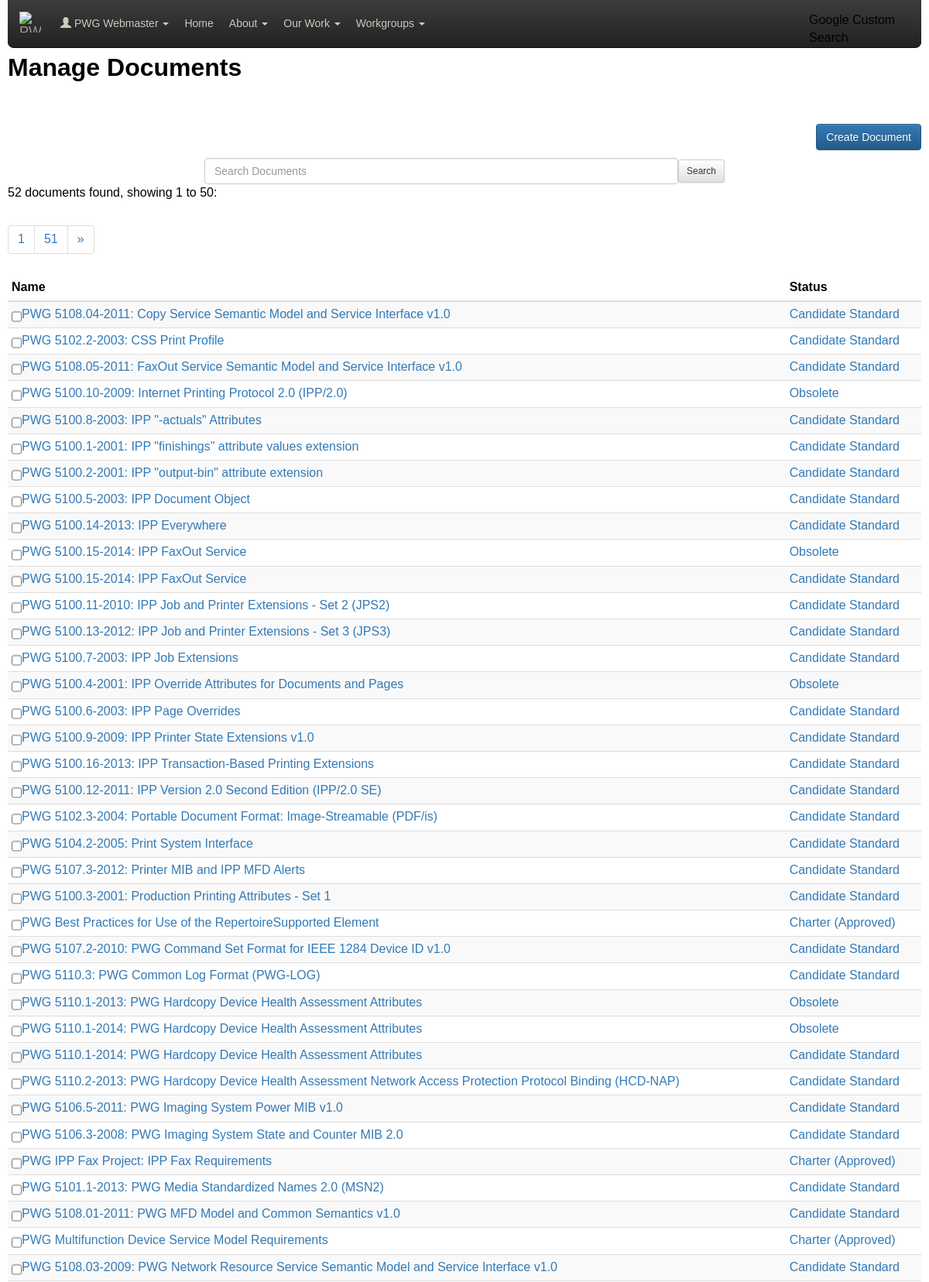
The app's page /documents.php (signed in, upper part) with its own data.
### tables this page shows
CREATE TABLE user (
  id INTEGER PRIMARY KEY AUTO_INCREMENT, 
  status INTEGER DEFAULT 1,		 
  email VARCHAR(255) UNIQUE NOT NULL,	 
  name VARCHAR(255) NOT NULL,		 
  organization_id INTEGER NOT NULL,	 
  hash CHAR(128) NOT NULL,		 
  is_admin BOOLEAN DEFAULT FALSE,	 
  is_editor BOOLEAN DEFAULT FALSE,	 
  is_member BOOLEAN DEFAULT FALSE,	 
  timezone VARCHAR(255) NOT NULL,	 
  itemsperpage INTEGER DEFAULT 10 NOT NULL,
					 
  create_date DATETIME NOT NULL,	 
  create_id INTEGER,			 
  modify_date DATETIME NOT NULL,	 
  modify_id INTEGER,			 

  INDEX(organization_id),
  INDEX(create_id),
  INDEX(modify_id)
);

CREATE TABLE document (
  id INTEGER PRIMARY KEY AUTO_INCREMENT, 
  replaces_id INTEGER,			 
  workgroup_id INTEGER,			 
  status INTEGER,			 
					 
					 
					 
					 
					 
					 
					 
					 
					 
					 
  series INTEGER NOT NULL,		 
  number INTEGER NOT NULL,		 
  version VARCHAR(255) NOT NULL,	 
  title VARCHAR(255) NOT NULL,		 
  contents TEXT NOT NULL,		 
  editable_url VARCHAR(255) NOT NULL,	 
  clean_url VARCHAR(255) NOT NULL,	 
  redline_url VARCHAR(255) NOT NULL,	 
  create_date DATETIME NOT NULL,	 
  create_id INTEGER NOT NULL,		 
  modify_date DATETIME NOT NULL,	 
  modify_id INTEGER NOT NULL,		 

  INDEX(workgroup_id),
  INDEX(status),
  INDEX(create_id),
  INDEX(modify_id)
);

### documents.php (the view, shortened to what the rows shown need)
<?php
include_once "phplib/db-document.php";
function
documents_header($title, $id = 0)
{
  if ($id)
  {
    $document = new document($id);
    site_header($title, $document->display_name());
  }
  else
    site_header($title);
}
$search = "";
$index  = 0;
if ($argc)
{
  $op = $argv[0][0];
  $id = (int)substr($argv[0], 1);
  if ($op != 'B' && $op != 'L' && $op != 'U')
  {
    site_header("Manage Documents");
    html_show_error("Bad command '$op'.");
    site_footer();
    exit();
  }
  if ($op == 'U' && $id)
  {
    $document = new document($id);
    if ($document->id != $id)
    {
      site_header("Manage Documents");
      html_show_error("Document #$id does not exist.");
      site_footer();
      exit();
    }
  }
  for ($i = 1; $i < $argc; $i ++)
  {
    $option = substr($argv[$i], 1);
    switch ($argv[$i][0])
    {
      case 'I' :
          $index = (int)$option;
	  if ($index < 0)
	    $index = 0;
	  break;
      case 'Q' :
          $search = urldecode($option);
	  $i ++;
	  while ($i < $argc)
	  {
	    $search .= urldecode(" $argv[$i]");
	    $i ++;
	  }
	  break;
      default :
	  site_header("Manage Documents");
	  html_show_error("Bad option '$argv[$i]'.");
	  site_footer();
	  exit();
	  break;
    }
  }
}
else
{
  $op = 'L';
}
$options = "+I$index+Q" . urlencode($search);
switch ($op)
{
  case 'L' :
      documents_header("Manage Documents");
      print("<p align=\"right\"><a class=\"btn btn-primary\" href=\"$PHP_SELF?U$options\">Create Document</a></p>\n");
      html_form_start("$PHP_SELF?L", TRUE, FALSE, TRUE);
      html_form_end(array("SUBMIT" => "-Search"));
      $matches = document_search($search, "title");
      $count   = sizeof($matches);
      $start = $index + 1;
      $end   = $index + $LOGIN_PAGEMAX;
      if ($count == 1)
	print("<p>1 document found:</p>\n");
      else if ($count <= $LOGIN_PAGEMAX)
	print("<p>$count documents found:</p>\n");
      else
	print("<p>$count documents found, showing $start to $end:</p>\n");
      html_form_start("$PHP_SELF?B$options", TRUE);
      html_paginate($index, $count, $LOGIN_PAGEMAX, "$PHP_SELF?L+I",
                    "+Q" . urlencode($search));
      html_start_table(array("Name", "Status"));
      for ($i = $start - 1; $i < $end; $i ++)
      {
	$document = new document($matches[$i]);
	$name    = $document->display_name();
	$status  = $DOCUMENT_STATUSES[$document->status];
	print("<tr><td>");
	html_form_checkbox("ID_$document->id");
	print("<a href=\"$PHP_SELF?U$document->id$options\">$name</a></td>"
	     ."<td><a href=\"$PHP_SELF?U$document->id$options\">$status</a></td>"
	     ."</tr>\n");
      }
      html_end_table();
      site_footer();
      break;
}
?>

### phplib/site.php (shortened to what the rows shown need)
<?php
if (array_key_exists("PHP_SELF", $_SERVER))
  $PHP_SELF = htmlspecialchars($_SERVER["PHP_SELF"], ENT_QUOTES);
else
  $PHP_SELF = "";
if (array_key_exists("PATH_INFO", $_SERVER))
{
  $html_path = dirname(dirname(substr($PHP_SELF, 0, -strlen($PATH_INFO))));
}
else
{
  $html_path = dirname(dirname($PHP_SELF));
}
include_once "auth.php";
include_once "html.php";
function
site_header($title = "",
	    $subtitle = "&nbsp;",
	    $sidebar = TRUE)
{
  global $argc, $argv, $html_path, $_GET, $LOGIN_EMAIL;
  global $LOGIN_ID, $LOGIN_IS_ADMIN, $LOGIN_IS_EDITOR, $LOGIN_IS_MEMBER, $LOGIN_IS_OFFICER, $LOGIN_NAME, $PHP_SELF, $_SERVER, $SERVER_NAME, $SITE_SHOW_BETA;
  print("<!DOCTYPE html>\n"
       ."<html lang=\"en\">\n"
       ."<head>\n"
       ."<meta charset=\"utf-8\">\n"
       ."<meta name=\"viewport\" content=\"width=device-width, "
       ."initial-scale=1.0\">\n");
  if ($title != "" && $title != "Printer Working Group")
  {
    if ($title[0] == "-")
      $html_title = str_replace(array("(tm)", "(r)"), array("&trade;", "&reg;"), htmlspecialchars(substr($title, 1) . " -"));
    else
      $html_title = str_replace(array("(tm)", "(r)"), array("&trade;", "&reg;"), htmlspecialchars("$title -"));
  }
  else
    $html_title = "";
  $title = str_replace(array("(tm)", "(r)"), array("&trade;", "&reg;"), htmlspecialchars($title));
  if ($subtitle != "")
    $subtitle = "<br><small>$subtitle</small>";
  if ($LOGIN_ID != 0)
  {
    $hname     = htmlspecialchars($LOGIN_NAME);
    $userlogin = "<li class=\"dropdown\"><a href=\"#\" class=\"dropdown-toggle\" data-toggle=\"dropdown\"><span class=\"glyphicon glyphicon-user\"></span> $hname <span class=\"caret\"></span></a>\n"
		."          <ul class=\"dropdown-menu\" role=\"menu\">\n";
    if ($LOGIN_IS_ADMIN || $LOGIN_IS_OFFICER)
      $userlogin .= "            <li><a href=\"${html_path}dynamo/articles.php\">Manage Articles</a></li>\n";
    if ($LOGIN_IS_ADMIN || $LOGIN_IS_OFFICER || $LOGIN_IS_EDITOR)
      $userlogin .= "            <li><a href=\"${html_path}dynamo/documents.php\">Manage Documents</a></li>\n";
    if ($LOGIN_IS_ADMIN)
      $userlogin .= "            <li><a href=\"${html_path}dynamo/organizations.php\">Manage Organizations</a></li>\n"
                   ."            <li><a href=\"${html_path}dynamo/accounts.php\">Manage Users</a></li>\n"
                   ."            <li><a href=\"${html_path}dynamo/workgroups.php\">Manage Workgroups</a></li>\n";
    if ($LOGIN_IS_EDITOR)
      $userlogin .= "            <li><a href=\"${html_path}dynamo/issues.php\">Review Issues</a></li>\n";
    if ($LOGIN_IS_ADMIN || $LOGIN_IS_MEMBER)
      $userlogin .= "            <li><a href=\"${html_path}dynamo/evesubmit.php\">Submit Self-Certification</a></li>\n";
    if ($LOGIN_IS_ADMIN || $LOGIN_IS_OFFICER)
    {
      $userlogin .= "            <li><a href=\"https://www.pwg.org/awstats/awstats.pl\">View HTTP Usage</a></li>\n";
    }
    if ($LOGIN_IS_ADMIN || $LOGIN_IS_EDITOR || $LOGIN_IS_OFFICER || $LOGIN_IS_MEMBER)
      $userlogin .= "            <li class=\"divider\"></li>\n";
    $userlogin .= "            <li><a href=\"${html_path}dynamo/account.php\">Profile</a></li>\n"
		 ."            <li><a href=\"${html_path}dynamo/logout.php\">Logout</a></li>\n"
		 ."          </ul>\n"
		 ."        </li>";
  }
  print("<title>$html_title Printer Working Group</title>\n"
       ."<link rel=\"stylesheet\" type=\"text/css\" href=\"https://www.google.com/cse/style/look/default.css\" type=\"text/css\">\n"
       ."<link rel=\"stylesheet\" href=\"https://maxcdn.bootstrapcdn.com/bootstrap/3.3.7/css/bootstrap.min.css\" integrity=\"sha384-BVYiiSIFeK1dGmJRAkycuHAHRg32OmUcww7on3RYdg4Va+PmSTsz/K68vbdEjh4u\" crossorigin=\"anonymous\">\n"
       ."<link rel=\"stylesheet\" href=\"https://maxcdn.bootstrapcdn.com/bootstrap/3.3.7/css/bootstrap-theme.min.css\" integrity=\"sha384-rHyoN1iRsVXV4nD0JutlnGaslCJuC7uwjduW9SVrLvRYooPp2bWYgmgJQIXwl/Sp\" crossorigin=\"anonymous\">\n"
       ."<link rel=\"stylesheet\" type=\"text/css\" href=\"${html_path}dynamo/resources/pwg.css\">\n"
       ."<link rel=\"shortcut icon\" href=\"${html_path}dynamo/resources/pwg@2x.png\" "
       ."type=\"image/png\">\n"
       ."</head>\n");
  if ($sidebar)
    print("<body data-spy=\"scroll\" data-target=\"#pwg-toc\">\n");
  else
    print("<body>\n");
  print("<nav class=\"navbar navbar-inverse navbar-fixed-top pwg-navbar\" role=\"navigation\">\n"
       ."  <div class=\"container-fluid\">\n"
       ."    <div class=\"navbar-header\">\n"
       ."      <button type=\"button\" class=\"navbar-toggle\" data-toggle=\"collapse\" data-target=\"#pwg-nav-collapsible\"><span class=\"sr-only\">Toggle navigation</span><span class=\"icon-bar\"></span><span class=\"icon-bar\"></span><span class=\"icon-bar\"></span></button>\n"
       ."      <a class=\"navbar-brand\" href=\"{$html_path}\"><img src=\"${html_path}dynamo/resources/pwg-4dark.png\" alt=\"PWG Logo\" "
       ."height=\"27\" width=\"28\"></a>\n"
       ."    </div>\n");
  print("    <div class=\"collapse navbar-collapse\" id=\"pwg-nav-collapsible\">\n"
       ."      <ul class=\"nav navbar-nav\">\n"
       ."        $userlogin\n"
       ."        <li><a href=\"${html_path}index.html\">Home</a></li>\n"
       ."        <li class=\"dropdown\"><a href=\"#\" class=\"dropdown-toggle\" data-toggle=\"dropdown\">About <span class=\"caret\"></span></a>\n"
       ."          <ul class=\"dropdown-menu\" role=\"menu\">\n"
       ."            <li><a href=\"${html_path}about.html\">About the PWG</a></li>\n"
       ."            <li><a href=\"${html_path}members.html#JOINING\">Joining</a></li>\n"
       ."            <li><a href=\"${html_path}members.html\">Members</a></li>\n"
       ."            <li><a href=\"${html_path}chair/index.html\">Officers</a></li>\n"
       ."            <li class=\"divider\"></li>\n"
       ."            <li><a href=\"${html_path}bofs.html\">BOF Sessions</a></li>\n"
       ."            <li><a href=\"${html_path}mailhelp.html\">Mailing Lists</a></li>\n"
       ."            <li><a href=\"${html_path}chair/meeting-info/meetings.html\">Meetings</a></li>\n"
       ."            <li><a href=\"${html_path}chair/participating.html\">Participating</a></li>\n"
       ."          </ul>\n"
       ."        </li>\n"
       ."        <li class=\"dropdown\"><a href=\"#\" class=\"dropdown-toggle\" data-toggle=\"dropdown\">Our Work <span class=\"caret\"></span></a>\n"
       ."          <ul class=\"dropdown-menu\" role=\"menu\">\n"
       ."            <li class=\"dropdown-header\" role=\"presentation\">Publications</li>\n"
       ."            <li><a href=\"${html_path}informational.html\">Informational Documents</a></li>\n"
       ."            <li><a href=\"${html_path}namespaces.html\">Namespaces</a></li>\n"
       ."            <li><a href=\"${html_path}standards.html\">Standards</a></li>\n"
       ."            <li class=\"divider\"></li>\n"
       ."            <li class=\"dropdown-header\" role=\"presentation\">Technologies</li>\n"
       ."            <li><a href=\"${html_path}3d/index.html\">3D Printing</a></li>\n"
       ."            <li><a href=\"${html_path}ipp/everywhere.html\">IPP Everywhere&trade;</a></li>\n"
       ."            <li><a href=\"${html_path}sm/model.html\">PWG Semantic Model</a></li>\n"
       ."          </ul>\n"
       ."        </li>\n"
       ."        <li class=\"dropdown\"><a href=\"#\" class=\"dropdown-toggle\" data-toggle=\"dropdown\">Workgroups <span class=\"caret\"></span></a>\n"
       ."          <ul class=\"dropdown-menu\" role=\"menu\">\n"
       ."            <li class=\"dropdown-header\" role=\"presentation\">Active Workgroups</li>\n"
       ."            <li><a href=\"${html_path}ids/\">Imaging Device Security</a></li>\n"
       ."            <li><a href=\"${html_path}ipp/\">Internet Printing Protocol</a></li>\n"
       ."            <li class=\"divider\"></li>\n"
       ."            <li class=\"dropdown-header\" role=\"presentation\">Inactive Workgroups</li>\n"
       ."            <li><a href=\"${html_path}cloud/\">Cloud Imaging Model</a></li>\n"
       ."            <li><a href=\"${html_path}sm/\">Semantic Model</a></li>\n"
       ."            <li><a href=\"${html_path}wims/\">Workgroup for Imaging Management Solutions</a></li>\n"
       ."          </ul>\n"
       ."        </li>\n"
       ."      </ul>\n"
       ."    </div>\n"
       ."  </div>\n"
       ."</nav>\n"
       ."<div id=\"pwg-body\">\n");
  print("  <div id=\"pwg-content\">\n");
  if ($title != "" && $title[0] != "-")
    print("    <h1 class=\"pwg-title\">$title$subtitle</h1>\n");
}
function
site_footer($javascript = "")
{
  global $html_is_phone, $html_path, $SITE_EMAIL;
  $year = date("Y");
  print("  </div>\n"
       ."</div>\n"
       ."<div id=\"pwg-footer\">\n"
       ."  <div id=\"pwg-footer-body\">Comments are owned by the poster. All other "
       ."material is Copyright &copy; 2001-$year The Printer Working Group. "
       ."All rights reserved. IPP Everywhere, the IPP Everywhere logo, and the "
       ."PWG logo are trademarks of the IEEE-ISTO. Please contact the "
       ."<a href=\"mailto:$SITE_EMAIL\">PWG Webmaster</a> to report problems "
       ."with this site.</div>\n"
       ."</div>\n"
       ."<script src=\"https://code.jquery.com/jquery-3.2.1.min.js\"   integrity=\"sha256-hwg4gsxgFZhOsEEamdOYGBf13FyQuiTwlAQgxVSNgt4=\" crossorigin=\"anonymous\"></script>\n"
       ."<script src=\"https://maxcdn.bootstrapcdn.com/bootstrap/3.3.7/js/bootstrap.min.js\" integrity=\"sha384-Tc5IQib027qvyjSMfHjOMaLkfuWVxZxUPnCJA7l2mCWNIpG9mGCD8wGNIcPD7Txa\" crossorigin=\"anonymous\"></script>\n");
  print("</body>\n"
       ."</html>\n");
}
?>

### phplib/html.php (shortened to what the rows shown need)
<?php
function
html_end_table()
{
  print("</tbody></table>\n");
}
function
html_paginate($current, $count, $perpage, $linkprefix, $linksuffix)
{
  $curpage   = (int)($current / $perpage);
  $previndex = ($curpage - 1) * $perpage;
  $lastpage  = (int)($count / $perpage);
  $startpage = $curpage - 2;
  if ($startpage < 0)
    $startpage = 0;
  $endpage = $startpage + 4;
  if ($previndex < 0)
    $endpage ++;
  if ($endpage > $lastpage)
  {
    $endpage = $lastpage;
  }
  print("<ul class=\"pagination\">");
  for ($page = $startpage; $page <= $endpage; $page ++)
  {
    $index = $page * $perpage;
    $label = $index + 1;
    print("<li><a href=\"$linkprefix$index$linksuffix\">$label</a></li>");
  }
  print("</ul>\n");
}
function
html_start_table($headings)
{
  print("<table class=\"table table-condensed table-striped\" summary=\"\">\n"
       ."<thead><tr>");
  for ($i = 0; $i < count($headings); $i ++)
  {
    $class  = "";
    $header = $headings[$i];
    $len = strlen($header);
    if ($len >= 2 && $header[$len - 2] == ":")
    {
      $colspan = " colspan=\"" . $header[$len - 1] . "\"";
      $header  = substr($header, 0, $len - 2);
    }
    else
      $colspan = "";
    if ($header != "")
      print("<th nowrap$class$colspan>$header</th>");
    else
      print("<th$class$colspan>&nbsp;</th>");
  }
  print("</tr></thead><tbody>\n");
}
function
html_form_button($name, $label)
{
  $name = htmlspecialchars($name, ENT_QUOTES);
}
function
html_form_end($buttons = FALSE)
{
  print("</form></div>\n");
}
function
html_form_start($action,
                $inline = FALSE,
                $attachments = FALSE,
                $center = FALSE)
{
  $action = htmlspecialchars($action, ENT_QUOTES);
  if ($inline)
  {
    $hclass = "form-inline";
    if ($center)
      print("<div style=\"display: block-inline; text-align: center;\">\n");
    else
      print("<div style=\"display: block-inline;\">\n");
  }
  else
  {
    $hclass = "form-horizontal";
    print("<div class=\"container\">\n");
  }
  if ($attachments)
    print("<form action=\"$action\" method=\"POST\" class=\"$hclass\" "
         ."enctype=\"multipart/form-data\" role=\"form\">"
	 ."<input type=\"hidden\" name=\"MAX_FILE_SIZE\" value=\"33554432\">");
  else
    print("<form action=\"$action\" method=\"POST\" class=\"$hclass\" role=\"form\">");
}
function
html_form_checkbox($name,
                   $label = "",
		   $value = 0,
		   $help = "")
{
  if ($name[0] == "+")
  {
    $required = " required";
    $name     = substr($name, 1);
  }
  else
    $required = "";
  $name  = htmlspecialchars($name, ENT_QUOTES);
  $label = htmlspecialchars($label, ENT_QUOTES);
  if ($value == 0)
    $value = "";
  else
    $value = " checked";
  print("<div class=\"checkbox\">");
  if ($label != "")
    print("<label><input class=\"form-control\" type=\"checkbox\" name=\"$name\"$value$required> $label</label>");
  else
    print("<input class=\"form-control\" type=\"checkbox\" name=\"$name\"$value$required>");
  print("</div>");
}
?>

### records on screen
user: name "PWG Webmaster", itemsperpage "50", itemsperpage "1", itemsperpage "51"
document: status "Candidate Standard"
document: status "Candidate Standard"
document: status "Candidate Standard"
document: status "Obsolete"
document: status "Candidate Standard"
document: status "Candidate Standard"
document: status "Candidate Standard"
document: status "Candidate Standard"
document: status "Candidate Standard"
document: status "Obsolete"
document: status "Candidate Standard"
document: status "Candidate Standard"
document: status "Candidate Standard"
document: status "Candidate Standard"
document: status "Obsolete"
document: status "Candidate Standard"
document: status "Candidate Standard"
document: status "Candidate Standard"
document: status "Candidate Standard"
document: status "Candidate Standard"
document: status "Candidate Standard"
document: status "Candidate Standard"
document: status "Candidate Standard"
document: status "Charter (Approved)"
document: status "Candidate Standard"
document: status "Candidate Standard"
document: status "Obsolete"
document: status "Obsolete"
document: status "Candidate Standard"
document: status "Candidate Standard"
document: status "Candidate Standard"
document: status "Candidate Standard"
document: status "Charter (Approved)"
document: status "Candidate Standard"
document: status "Candidate Standard"
document: status "Charter (Approved)"
document: status "Candidate Standard"

### other values on screen
$title "Manage Documents"
$label "Search"
$count "52"
$start "1"
$header "Name"
$header "Status"
$name "PWG 5108.04-2011: Copy Service Semantic Model and Service Interface v1.0"
$name "PWG 5102.2-2003: CSS Print Profile"
$name "PWG 5108.05-2011: FaxOut Service Semantic Model and Service Interface v1.0"
$name "PWG 5100.10-2009: Internet Printing Protocol 2.0 (IPP/2.0)"
$name "PWG 5100.8-2003: IPP \"-actuals\" Attributes"
$name "PWG 5100.1-2001: IPP \"finishings\" attribute values extension"
$name "PWG 5100.2-2001: IPP \"output-bin\" attribute extension"
$name "PWG 5100.5-2003: IPP Document Object"
$name "PWG 5100.14-2013: IPP Everywhere"
